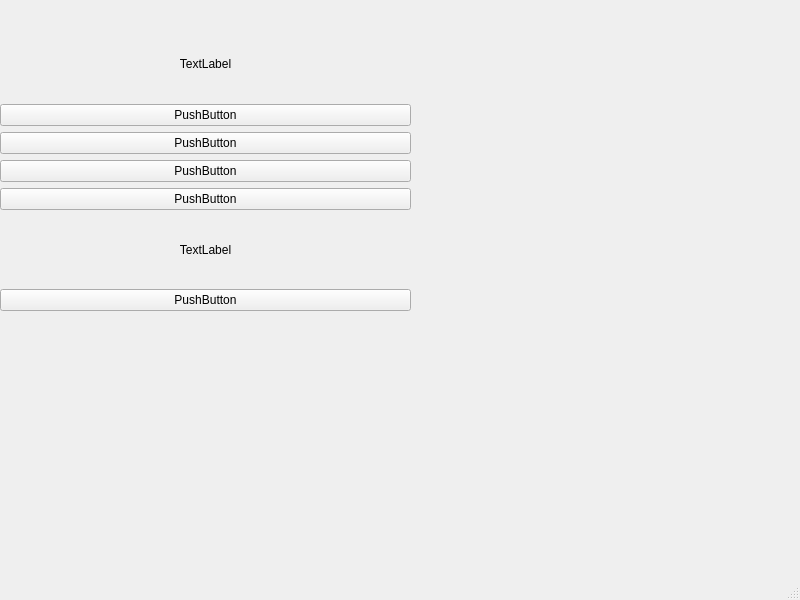
<?xml version="1.0" encoding="UTF-8"?>
<ui version="4.0">
 <class>MainWindow</class>
 <widget class="QMainWindow" name="MainWindow">
  <property name="geometry">
   <rect>
    <x>0</x>
    <y>0</y>
    <width>800</width>
    <height>600</height>
   </rect>
  </property>
  <property name="windowTitle">
   <string>MainWindow</string>
  </property>
  <widget class="QWidget" name="centralwidget">
   <widget class="QWidget" name="verticalLayoutWidget">
    <property name="geometry">
     <rect>
      <x>0</x>
      <y>30</y>
      <width>411</width>
      <height>281</height>
     </rect>
    </property>
    <layout class="QVBoxLayout" name="verticalLayout">
     <item>
      <widget class="QLabel" name="question">
       <property name="text">
        <string>TextLabel</string>
       </property>
       <property name="alignment">
        <set>Qt::AlignCenter</set>
       </property>
      </widget>
     </item>
     <item>
      <widget class="QPushButton" name="option_1">
       <property name="text">
        <string>PushButton</string>
       </property>
      </widget>
     </item>
     <item>
      <widget class="QPushButton" name="option_2">
       <property name="text">
        <string>PushButton</string>
       </property>
      </widget>
     </item>
     <item>
      <widget class="QPushButton" name="option_3">
       <property name="text">
        <string>PushButton</string>
       </property>
      </widget>
     </item>
     <item>
      <widget class="QPushButton" name="option_4">
       <property name="text">
        <string>PushButton</string>
       </property>
      </widget>
     </item>
     <item>
      <widget class="QLabel" name="result">
       <property name="text">
        <string>TextLabel</string>
       </property>
       <property name="alignment">
        <set>Qt::AlignCenter</set>
       </property>
      </widget>
     </item>
     <item>
      <widget class="QPushButton" name="nextq">
       <property name="acceptDrops">
        <bool>false</bool>
       </property>
       <property name="autoFillBackground">
        <bool>false</bool>
       </property>
       <property name="inputMethodHints">
        <set>Qt::ImhHiddenText</set>
       </property>
       <property name="text">
        <string>PushButton</string>
       </property>
       <property name="autoDefault">
        <bool>false</bool>
       </property>
       <property name="default">
        <bool>false</bool>
       </property>
       <property name="flat">
        <bool>false</bool>
       </property>
      </widget>
     </item>
    </layout>
   </widget>
  </widget>
  <widget class="QMenuBar" name="menubar">
   <property name="geometry">
    <rect>
     <x>0</x>
     <y>0</y>
     <width>800</width>
     <height>22</height>
    </rect>
   </property>
  </widget>
  <widget class="QStatusBar" name="statusbar"/>
 </widget>
 <resources/>
 <connections/>
</ui>
